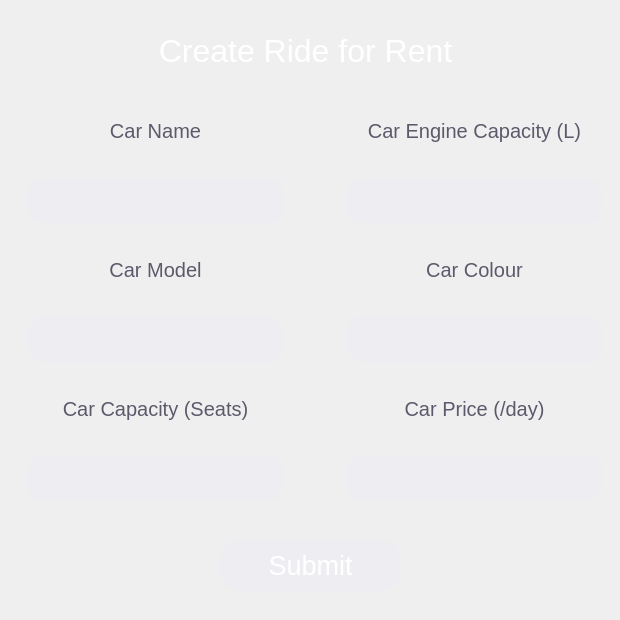
<?xml version="1.0" encoding="UTF-8"?>
<ui version="4.0">
 <class>CreateRide</class>
 <widget class="QDialog" name="CreateRide">
  <property name="geometry">
   <rect>
    <x>0</x>
    <y>0</y>
    <width>620</width>
    <height>620</height>
   </rect>
  </property>
  <property name="minimumSize">
   <size>
    <width>400</width>
    <height>0</height>
   </size>
  </property>
  <property name="maximumSize">
   <size>
    <width>1000</width>
    <height>1000</height>
   </size>
  </property>
  <property name="windowTitle">
   <string>Dialog</string>
  </property>
  <property name="styleSheet">
   <string notr="true"/>
  </property>
  <widget class="QWidget" name="MainData" native="true">
   <property name="geometry">
    <rect>
     <x>-30</x>
     <y>90</y>
     <width>690</width>
     <height>411</height>
    </rect>
   </property>
   <property name="cursor">
    <cursorShape>ArrowCursor</cursorShape>
   </property>
   <property name="contextMenuPolicy">
    <enum>Qt::NoContextMenu</enum>
   </property>
   <property name="layoutDirection">
    <enum>Qt::LeftToRight</enum>
   </property>
   <property name="styleSheet">
    <string notr="true">QLineEdit{
background: rgba(229, 232, 255, 40);
border-radius: 15px;
color: rgb(80, 77, 89);
}
QLabel {
color: rgb(92, 89, 106);
}</string>
   </property>
   <layout class="QGridLayout" name="gridLayout">
    <item row="4" column="1">
     <widget class="QLabel" name="Colour">
      <property name="font">
       <font>
        <pointsize>15</pointsize>
       </font>
      </property>
      <property name="text">
       <string>Car Colour</string>
      </property>
      <property name="alignment">
       <set>Qt::AlignCenter</set>
      </property>
     </widget>
    </item>
    <item row="8" column="1">
     <widget class="QLabel" name="Price">
      <property name="font">
       <font>
        <pointsize>15</pointsize>
       </font>
      </property>
      <property name="text">
       <string>Car Price (/day)</string>
      </property>
      <property name="alignment">
       <set>Qt::AlignCenter</set>
      </property>
     </widget>
    </item>
    <item row="4" column="0">
     <widget class="QLabel" name="Model">
      <property name="font">
       <font>
        <pointsize>15</pointsize>
       </font>
      </property>
      <property name="text">
       <string>Car Model</string>
      </property>
      <property name="alignment">
       <set>Qt::AlignCenter</set>
      </property>
     </widget>
    </item>
    <item row="0" column="1">
     <widget class="QLabel" name="Engine">
      <property name="font">
       <font>
        <pointsize>15</pointsize>
       </font>
      </property>
      <property name="text">
       <string>Car Engine Capacity (L)</string>
      </property>
      <property name="alignment">
       <set>Qt::AlignCenter</set>
      </property>
     </widget>
    </item>
    <item row="9" column="0">
     <widget class="QLineEdit" name="carColor">
      <property name="sizePolicy">
       <sizepolicy hsizetype="Fixed" vsizetype="Fixed">
        <horstretch>0</horstretch>
        <verstretch>0</verstretch>
       </sizepolicy>
      </property>
      <property name="minimumSize">
       <size>
        <width>255</width>
        <height>45</height>
       </size>
      </property>
      <property name="font">
       <font>
        <pointsize>18</pointsize>
       </font>
      </property>
      <property name="cursor">
       <cursorShape>PointingHandCursor</cursorShape>
      </property>
      <property name="focusPolicy">
       <enum>Qt::ClickFocus</enum>
      </property>
      <property name="contextMenuPolicy">
       <enum>Qt::NoContextMenu</enum>
      </property>
      <property name="layoutDirection">
       <enum>Qt::LeftToRight</enum>
      </property>
      <property name="styleSheet">
       <string notr="true"/>
      </property>
      <property name="inputMask">
       <string notr="true"/>
      </property>
      <property name="frame">
       <bool>false</bool>
      </property>
      <property name="alignment">
       <set>Qt::AlignCenter</set>
      </property>
     </widget>
    </item>
    <item row="7" column="0">
     <widget class="QLineEdit" name="carModel">
      <property name="sizePolicy">
       <sizepolicy hsizetype="Fixed" vsizetype="Fixed">
        <horstretch>0</horstretch>
        <verstretch>0</verstretch>
       </sizepolicy>
      </property>
      <property name="minimumSize">
       <size>
        <width>255</width>
        <height>45</height>
       </size>
      </property>
      <property name="font">
       <font>
        <pointsize>18</pointsize>
       </font>
      </property>
      <property name="cursor">
       <cursorShape>PointingHandCursor</cursorShape>
      </property>
      <property name="focusPolicy">
       <enum>Qt::ClickFocus</enum>
      </property>
      <property name="contextMenuPolicy">
       <enum>Qt::NoContextMenu</enum>
      </property>
      <property name="layoutDirection">
       <enum>Qt::LeftToRight</enum>
      </property>
      <property name="styleSheet">
       <string notr="true"/>
      </property>
      <property name="inputMask">
       <string notr="true"/>
      </property>
      <property name="frame">
       <bool>false</bool>
      </property>
      <property name="alignment">
       <set>Qt::AlignCenter</set>
      </property>
     </widget>
    </item>
    <item row="7" column="1">
     <widget class="QLineEdit" name="carCapacity">
      <property name="sizePolicy">
       <sizepolicy hsizetype="Fixed" vsizetype="Fixed">
        <horstretch>0</horstretch>
        <verstretch>0</verstretch>
       </sizepolicy>
      </property>
      <property name="minimumSize">
       <size>
        <width>255</width>
        <height>45</height>
       </size>
      </property>
      <property name="font">
       <font>
        <pointsize>18</pointsize>
       </font>
      </property>
      <property name="cursor">
       <cursorShape>PointingHandCursor</cursorShape>
      </property>
      <property name="focusPolicy">
       <enum>Qt::ClickFocus</enum>
      </property>
      <property name="contextMenuPolicy">
       <enum>Qt::NoContextMenu</enum>
      </property>
      <property name="layoutDirection">
       <enum>Qt::LeftToRight</enum>
      </property>
      <property name="styleSheet">
       <string notr="true"/>
      </property>
      <property name="inputMask">
       <string notr="true"/>
      </property>
      <property name="frame">
       <bool>false</bool>
      </property>
      <property name="alignment">
       <set>Qt::AlignCenter</set>
      </property>
     </widget>
    </item>
    <item row="8" column="0">
     <widget class="QLabel" name="Seats">
      <property name="font">
       <font>
        <pointsize>15</pointsize>
       </font>
      </property>
      <property name="text">
       <string>Car Capacity (Seats)</string>
      </property>
      <property name="alignment">
       <set>Qt::AlignCenter</set>
      </property>
     </widget>
    </item>
    <item row="0" column="0">
     <widget class="QLabel" name="Name">
      <property name="font">
       <font>
        <pointsize>15</pointsize>
       </font>
      </property>
      <property name="text">
       <string>Car Name</string>
      </property>
      <property name="alignment">
       <set>Qt::AlignCenter</set>
      </property>
     </widget>
    </item>
    <item row="9" column="1">
     <widget class="QLineEdit" name="carPrice">
      <property name="sizePolicy">
       <sizepolicy hsizetype="Fixed" vsizetype="Fixed">
        <horstretch>0</horstretch>
        <verstretch>0</verstretch>
       </sizepolicy>
      </property>
      <property name="minimumSize">
       <size>
        <width>255</width>
        <height>45</height>
       </size>
      </property>
      <property name="font">
       <font>
        <pointsize>18</pointsize>
       </font>
      </property>
      <property name="cursor">
       <cursorShape>PointingHandCursor</cursorShape>
      </property>
      <property name="focusPolicy">
       <enum>Qt::ClickFocus</enum>
      </property>
      <property name="contextMenuPolicy">
       <enum>Qt::NoContextMenu</enum>
      </property>
      <property name="layoutDirection">
       <enum>Qt::LeftToRight</enum>
      </property>
      <property name="styleSheet">
       <string notr="true"/>
      </property>
      <property name="inputMask">
       <string notr="true"/>
      </property>
      <property name="frame">
       <bool>false</bool>
      </property>
      <property name="alignment">
       <set>Qt::AlignCenter</set>
      </property>
     </widget>
    </item>
    <item row="3" column="0">
     <widget class="QLineEdit" name="carName">
      <property name="sizePolicy">
       <sizepolicy hsizetype="Fixed" vsizetype="Fixed">
        <horstretch>0</horstretch>
        <verstretch>0</verstretch>
       </sizepolicy>
      </property>
      <property name="minimumSize">
       <size>
        <width>255</width>
        <height>45</height>
       </size>
      </property>
      <property name="font">
       <font>
        <pointsize>18</pointsize>
       </font>
      </property>
      <property name="cursor">
       <cursorShape>PointingHandCursor</cursorShape>
      </property>
      <property name="focusPolicy">
       <enum>Qt::ClickFocus</enum>
      </property>
      <property name="contextMenuPolicy">
       <enum>Qt::NoContextMenu</enum>
      </property>
      <property name="layoutDirection">
       <enum>Qt::LeftToRight</enum>
      </property>
      <property name="styleSheet">
       <string notr="true"/>
      </property>
      <property name="inputMask">
       <string notr="true"/>
      </property>
      <property name="text">
       <string/>
      </property>
      <property name="frame">
       <bool>false</bool>
      </property>
      <property name="alignment">
       <set>Qt::AlignCenter</set>
      </property>
     </widget>
    </item>
    <item row="3" column="1">
     <widget class="QLineEdit" name="carEngine">
      <property name="sizePolicy">
       <sizepolicy hsizetype="Fixed" vsizetype="Fixed">
        <horstretch>0</horstretch>
        <verstretch>0</verstretch>
       </sizepolicy>
      </property>
      <property name="minimumSize">
       <size>
        <width>255</width>
        <height>45</height>
       </size>
      </property>
      <property name="font">
       <font>
        <pointsize>18</pointsize>
       </font>
      </property>
      <property name="cursor">
       <cursorShape>PointingHandCursor</cursorShape>
      </property>
      <property name="focusPolicy">
       <enum>Qt::ClickFocus</enum>
      </property>
      <property name="contextMenuPolicy">
       <enum>Qt::NoContextMenu</enum>
      </property>
      <property name="layoutDirection">
       <enum>Qt::LeftToRight</enum>
      </property>
      <property name="styleSheet">
       <string notr="true"/>
      </property>
      <property name="inputMask">
       <string notr="true"/>
      </property>
      <property name="frame">
       <bool>false</bool>
      </property>
      <property name="alignment">
       <set>Qt::AlignCenter</set>
      </property>
     </widget>
    </item>
   </layout>
  </widget>
  <widget class="QPushButton" name="submitBtn">
   <property name="geometry">
    <rect>
     <x>220</x>
     <y>540</y>
     <width>181</width>
     <height>51</height>
    </rect>
   </property>
   <property name="font">
    <font>
     <pointsize>20</pointsize>
    </font>
   </property>
   <property name="cursor">
    <cursorShape>PointingHandCursor</cursorShape>
   </property>
   <property name="styleSheet">
    <string notr="true">QPushButton {
background: rgba(229, 232, 255, 40);
color: white;
border-radius: 20px;
}

QPushButton::hover {
background: rgba(232, 216, 255, 128);
}</string>
   </property>
   <property name="text">
    <string>Submit</string>
   </property>
  </widget>
  <widget class="QLabel" name="label">
   <property name="geometry">
    <rect>
     <x>0</x>
     <y>10</y>
     <width>611</width>
     <height>81</height>
    </rect>
   </property>
   <property name="font">
    <font>
     <pointsize>24</pointsize>
    </font>
   </property>
   <property name="styleSheet">
    <string notr="true">color: white;</string>
   </property>
   <property name="text">
    <string>Create Ride for Rent</string>
   </property>
   <property name="alignment">
    <set>Qt::AlignCenter</set>
   </property>
  </widget>
 </widget>
 <resources/>
 <connections/>
</ui>
